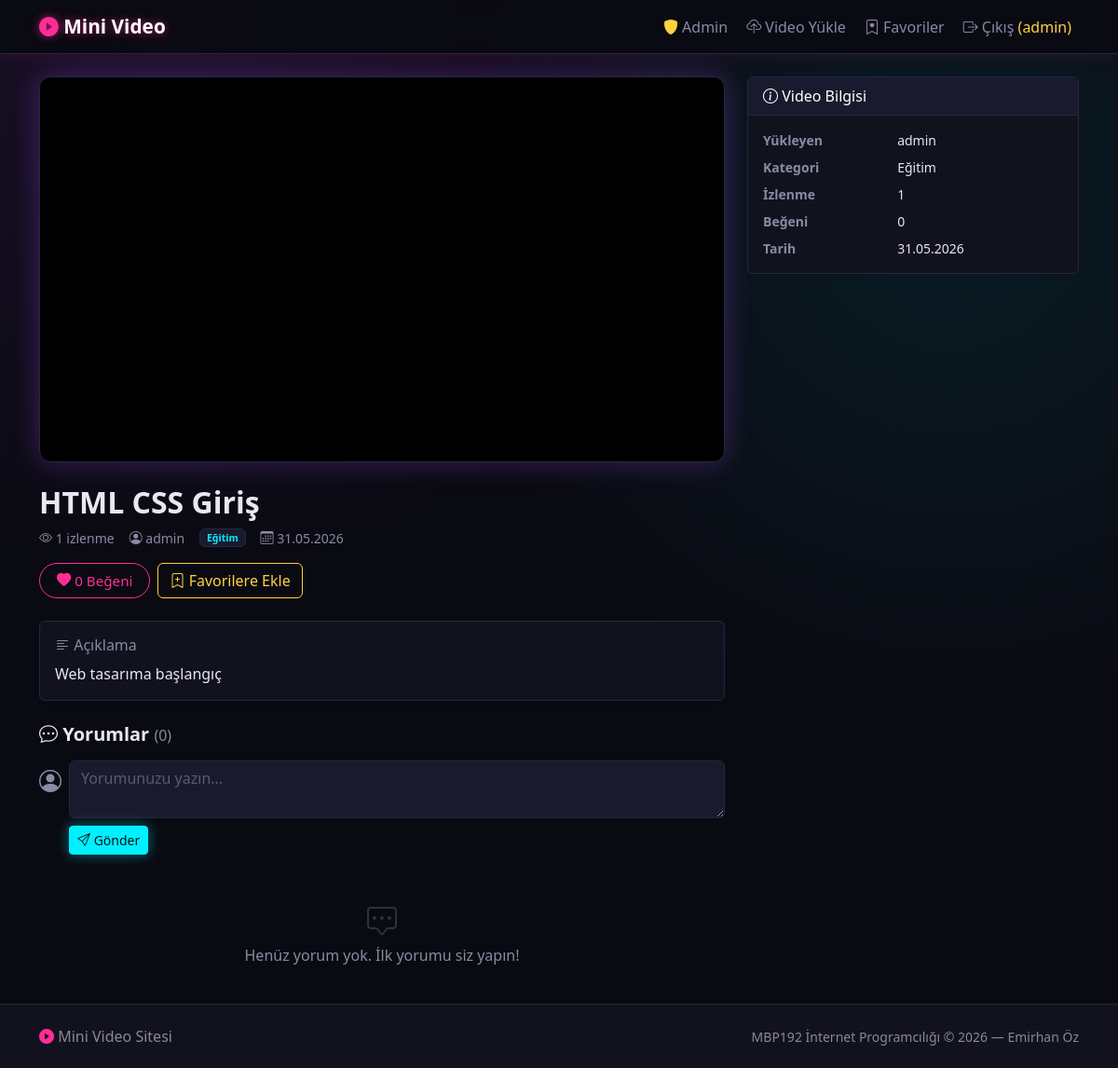
/video_detail.php?id=2 (signed in), run on the app's committed database.
### tables this page shows
CREATE TABLE Videos (
    VideoID      INT           AUTO_INCREMENT PRIMARY KEY,
    Title        VARCHAR(200)  NOT NULL,
    Description  TEXT          NULL,
    VideoURL     VARCHAR(500)  NOT NULL,
    ThumbnailURL VARCHAR(500)  NULL,
    CategoryID   INT           NULL,
    UploaderID   INT           NOT NULL,
    ViewCount    INT           NOT NULL DEFAULT 0,
    CreatedAt    DATETIME      NOT NULL DEFAULT CURRENT_TIMESTAMP,
    FOREIGN KEY (CategoryID)  REFERENCES Categories(CategoryID) ON DELETE SET NULL,
    FOREIGN KEY (UploaderID)  REFERENCES Users(UserID) ON DELETE CASCADE
);

CREATE TABLE Users (
    UserID    INT           AUTO_INCREMENT PRIMARY KEY,
    Username  VARCHAR(50)   NOT NULL UNIQUE,
    Email     VARCHAR(100)  NOT NULL UNIQUE,
    Password  VARCHAR(255)  NOT NULL,
    Role      VARCHAR(20)   NOT NULL DEFAULT 'user',
    CreatedAt DATETIME      NOT NULL DEFAULT CURRENT_TIMESTAMP,
    CHECK (Role IN ('admin', 'user'))
);

CREATE TABLE Categories (
    CategoryID   INT         AUTO_INCREMENT PRIMARY KEY,
    CategoryName VARCHAR(50) NOT NULL UNIQUE
);

### video_detail.php (the view, shortened to what this page needs)
<?php
require_once __DIR__ . '/db.php';
$id = (int)($_GET['id'] ?? 0);
$stmt = $conn->prepare("
    SELECT v.*, c.CategoryName, u.Username AS UploaderName
    FROM Videos v
    LEFT JOIN Categories c ON v.CategoryID = c.CategoryID
    JOIN Users u ON v.UploaderID = u.UserID
    WHERE v.VideoID = ?
");
$stmt->bind_param('i', $id);
$stmt->execute();
$video = $stmt->get_result()->fetch_assoc();
$conn->query("UPDATE Videos SET ViewCount = ViewCount + 1 WHERE VideoID = $id");
$video['ViewCount']++;
$cs2 = $conn->prepare("
    SELECT c.*, u.Username
    FROM Comments c
    JOIN Users u ON c.UserID = u.UserID
    WHERE c.VideoID = ?
    ORDER BY c.CreatedAt DESC
");
$cs2->bind_param('i', $id);
$cs2->execute();
$comments = $cs2->get_result()->fetch_all(MYSQLI_ASSOC);
$likeCount = (int)$conn->query("SELECT COUNT(*) FROM Likes WHERE VideoID = $id")->fetch_row()[0];
$isFavorite = false;
if (isset($_SESSION['user_id'])) {
    $fc = $conn->prepare("SELECT 1 FROM Playlists WHERE UserID = ? AND VideoID = ?");
    $fc->bind_param('ii', $_SESSION['user_id'], $id);
    $fc->execute();
    $isFavorite = $fc->get_result()->num_rows > 0;
}
include_once __DIR__ . '/header.php';
?>
<div class="container mt-4">
    <div class="row g-4">
        <div class="col-lg-8">
            <div class="video-player-wrapper mb-4">
                <?php
                    $videoSrc = trim($video['VideoURL'] ?? '');
                    $posterSrc = trim($video['ThumbnailURL'] ?? '');
                    $isLocalVideo = preg_match('/\.(mp4|webm|ogg)(\?.*)?$/i', $videoSrc);
                    $ext = strtolower(pathinfo(parse_url($videoSrc, PHP_URL_PATH) ?? '', PATHINFO_EXTENSION));
                    $mimeMap = ['mp4' => 'video/mp4', 'webm' => 'video/webm', 'ogg' => 'video/ogg'];
                    $mime = $mimeMap[$ext] ?? '';
                ?>
                <?php if ($isLocalVideo): ?>
                    <video controls preload="metadata"
                           <?= $posterSrc !== '' ? 'poster="' . htmlspecialchars($posterSrc, ENT_QUOTES, 'UTF-8') . '"' : '' ?>>
                        <source src="<?= htmlspecialchars($videoSrc, ENT_QUOTES, 'UTF-8') ?>" <?= $mime ? 'type="' . $mime . '"' : '' ?>>
                        Tarayıcınız video oynatmayı desteklemiyor.
                    </video>
                <?php else: ?>
                    <iframe
                        src="<?= htmlspecialchars($videoSrc, ENT_QUOTES, 'UTF-8') ?>"
                        title="<?= htmlspecialchars($video['Title'], ENT_QUOTES, 'UTF-8') ?>"
                        allowfullscreen
                        allow="accelerometer; autoplay; clipboard-write; encrypted-media; gyroscope; picture-in-picture">
                    </iframe>
                <?php endif; ?>
            </div>
            <h2 class="fw-bold mb-2">
                <?= htmlspecialchars($video['Title'], ENT_QUOTES, 'UTF-8') ?>
            </h2>
            <div class="d-flex flex-wrap gap-3 mb-3 text-muted small align-items-center">
                <span><i class="bi bi-eye"></i> <?= number_format($video['ViewCount']) ?> izlenme</span>
                <span><i class="bi bi-person-circle"></i> <?= htmlspecialchars($video['UploaderName'], ENT_QUOTES, 'UTF-8') ?></span>
                <?php if (!empty($video['CategoryName'])): ?>
                    <span class="badge bg-secondary">
                        <?= htmlspecialchars($video['CategoryName'], ENT_QUOTES, 'UTF-8') ?>
                    </span>
                <?php endif; ?>
                <span><i class="bi bi-calendar3"></i> <?= date('d.m.Y', strtotime($video['CreatedAt'])) ?></span>
            </div>
            <div class="d-flex gap-2 mb-4 flex-wrap align-items-center">
                <button id="like-btn"
                        class="btn btn-outline-danger"
                        data-video-id="<?= $video['VideoID'] ?>">
                    <i class="bi bi-heart-fill"></i>
                    <span id="like-count"><?= $likeCount ?></span> Beğeni
                </button>
                <?php if (isset($_SESSION['user_id'])): ?>
                    <form method="POST" class="d-inline">
                        <button type="submit" class="btn <?= $isFavorite ? 'btn-warning' : 'btn-outline-warning' ?>">
                            <i class="bi bi-<?= $isFavorite ? 'bookmark-fill' : 'bookmark-plus' ?>"></i>
                            <?= $isFavorite ? 'Favorilerden Çıkar' : 'Favorilere Ekle' ?>
                        </button>
                    </form>
                <?php endif; ?>
            </div>
            <?php if (!empty($video['Description'])): ?>
                <div class="card mb-4 border-0 bg-white shadow-sm">
                    <div class="card-body">
                        <h6 class="text-muted mb-2"><i class="bi bi-text-left"></i> Açıklama</h6>
                        <p class="mb-0"><?= nl2br(htmlspecialchars($video['Description'], ENT_QUOTES, 'UTF-8')) ?></p>
                    </div>
                </div>
            <?php endif; ?>
            <div id="comments">
                <h5 class="fw-bold mb-3">
                    <i class="bi bi-chat-dots"></i> Yorumlar
                    <span class="text-muted fw-normal fs-6">(<?= count($comments) ?>)</span>
                </h5>
                <?php if (isset($_SESSION['user_id'])): ?>
                    <form method="POST" class="mb-4">
                        <div class="d-flex gap-2">
                            <i class="bi bi-person-circle fs-4 text-muted mt-1"></i>
                            <div class="flex-grow-1">
                                <textarea name="content" class="form-control mb-2" rows="2"
                                          placeholder="Yorumunuzu yazın..." required></textarea>
                                <button type="submit" class="btn btn-primary btn-sm">
                                    <i class="bi bi-send"></i> Gönder
                                </button>
                            </div>
                        </div>
                    </form>
                <?php endif; ?>
                <?php if (empty($comments)): ?>
                    <p class="text-muted text-center py-4">
                        <i class="bi bi-chat-square-dots" style="font-size:2rem; opacity:.3;"></i><br>
                        Henüz yorum yok. İlk yorumu siz yapın!
                    </p>
                <?php endif; ?>
            </div>
        </div>
        <div class="col-lg-4">
            <div class="card border-0 shadow-sm sticky-top" style="top:20px;">
                <div class="card-header bg-dark text-white">
                    <i class="bi bi-info-circle"></i> Video Bilgisi
                </div>
                <div class="card-body">
                    <dl class="row mb-0 small">
                        <dt class="col-5 text-muted">Yükleyen</dt>
                        <dd class="col-7"><?= htmlspecialchars($video['UploaderName'], ENT_QUOTES, 'UTF-8') ?></dd>
                        <?php if (!empty($video['CategoryName'])): ?>
                            <dt class="col-5 text-muted">Kategori</dt>
                            <dd class="col-7"><?= htmlspecialchars($video['CategoryName'], ENT_QUOTES, 'UTF-8') ?></dd>
                        <?php endif; ?>
                        <dt class="col-5 text-muted">İzlenme</dt>
                        <dd class="col-7"><?= number_format($video['ViewCount']) ?></dd>
                        <dt class="col-5 text-muted">Beğeni</dt>
                        <dd class="col-7"><?= $likeCount ?></dd>
                        <dt class="col-5 text-muted">Tarih</dt>
                        <dd class="col-7 mb-0"><?= date('d.m.Y', strtotime($video['CreatedAt'])) ?></dd>
                    </dl>
                </div>
            </div>
        </div>
    </div>
</div>
<?php include_once __DIR__ . '/footer.php'; ?>

### style.css (style rules this page uses)
:root { --bg: #0a0a12; --surface: #12121f; --surface-2: #1a1a2e; --border: #262640; --text: #e8e8f0; --text-muted: #8a8aa3; --neon-pink: #ff2d95; --neon-cyan: #00f0ff; --neon-purple: #b14dff; --neon-green: #39ff88; --neon-yellow: #ffd23f; }
body { background-color: var(--bg); background-image: radial-gradient(circle at 15% 0%, rgba(177,77,255,0.10), transparent 40%), radial-gradient(circle at 85% 20%, rgba(0,240,255,0.08), transparent 40%); background-attachment: fixed; color: var(--text); font-family: 'Segoe UI', Tahoma, Geneva, Verdana, sans-serif; }
.bg-white { background-color: var(--surface) !important; }
.text-muted { color: var(--text-muted) !important; }
.card { background-color: var(--surface); border: 1px solid var(--border) !important; color: var(--text); }
.card-header.bg-dark { background-color: var(--surface-2) !important; border-bottom: 1px solid var(--border); }
.form-control, .form-select { background-color: var(--surface-2); border: 1px solid var(--border); color: var(--text); }
.form-control::placeholder { color: #5a5a72; }
.form-label, dt, dd, .card-body, p, h1,h2,h3,h4,h5,h6 { color: var(--text); }
.btn-outline-danger { color: var(--neon-pink); border-color: var(--neon-pink); }
.btn-primary { background: var(--neon-cyan); border-color: var(--neon-cyan); color: #051015; box-shadow: 0 0 14px rgba(0,240,255,0.45); }
.btn-warning, .btn-outline-warning { color: var(--neon-yellow); border-color: var(--neon-yellow); }
.badge.bg-secondary { background: var(--surface-2) !important; color: var(--neon-cyan); border: 1px solid var(--border); }
.video-player-wrapper { position: relative; width: 100%; aspect-ratio: 16 / 9; min-height: 360px; border-radius: 12px; overflow: hidden; background: #000; border: 1px solid var(--border); box-shadow: 0 0 30px rgba(177,77,255,0.30); }
.video-player-wrapper iframe, .video-player-wrapper video { position: absolute; inset: 0; width: 100%; height: 100%; border: none; display: block; }
iframe, video, embed, object { max-width: 100%; }
#like-btn { font-size: 0.95rem; padding: 7px 18px; border-radius: 20px; transition: all 0.2s ease; }
html, body { min-height: 100%; }
body { min-height: 100vh; display: flex; flex-direction: column; }
body > .container, body > .container-fluid { flex: 1 0 auto; }

### data on the page
videos: Title "HTML CSS Giriş", UploaderID.Username "admin", CategoryID.CategoryName "Eğitim", CreatedAt "31.05.2026", Description "Web tasarıma başlangıç"

### other printed values
$_SESSION['username'] "admin"
$video['ViewCount'] "1"
$likeCount "0"
count($comments) "0"
